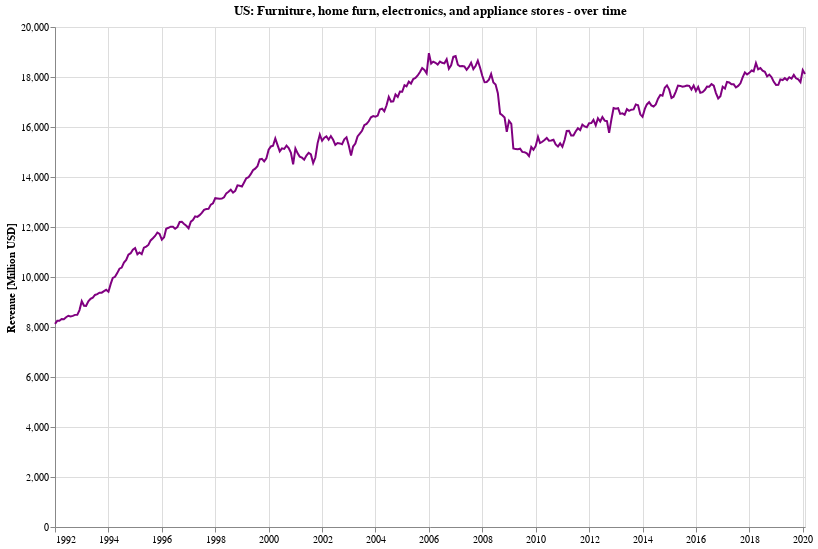

Notebook cell for this chart:
### Markdown cell above
### What is the trend for home furnishing retail stores?

### Code cell
def doLineChartFor(metric, df, yLabel='Revenue [Million USD]', color='purple'):
    return alt.Chart(df.reset_index()[['dt', metric]].dropna()).mark_line(color=color).encode(
        alt.X('dt:T', axis=alt.Axis(title='')),
        alt.Y(f'{metric}:Q', axis=alt.Axis(title=yLabel)),
        tooltip=[alt.Tooltip('dt:T'), alt.Tooltip(f'{metric}:Q', title='$', format=",.0f")]
    ).properties(
        title=f'US: {metric} - over time',
        height=500,
        width=750
    )
    
doLineChartFor('Furniture, home furn, electronics, and appliance stores', df_combined)

### Figure 1 — Vega-Lite specification as saved in the notebook (floating-point values rounded to 4 significant figures; data arrays with more than 128 entries replaced by an {"elided": "..."} marker saying what was removed)
{"config": {"view": {"continuousWidth": 400, "continuousHeight": 300}}, "data": {"name": "data-d4d962142074861a036ac004430147a8"}, "mark": {"type": "line", "color": "purple"}, "encoding": {"tooltip": [{"type": "temporal", "field": "dt"}, {"type": "quantitative", "field": "Furniture, home furn, electronics, and appliance stores", "format": ",.0f", "title": "$"}], "x": {"type": "temporal", "axis": {"title": ""}, "field": "dt"}, "y": {"type": "quantitative", "axis": {"title": "Revenue [Million USD]"}, "field": "Furniture, home furn, electronics, and appliance stores"}}, "height": 500, "title": "US: Furniture, home furn, electronics, and appliance stores - over time", "width": 750, "$schema": "https://vega.github.io/schema/vega-lite/v4.0.2.json", "datasets": {"data-d4d962142074861a036ac004430147a8": {"elided": "338 records"}}}
